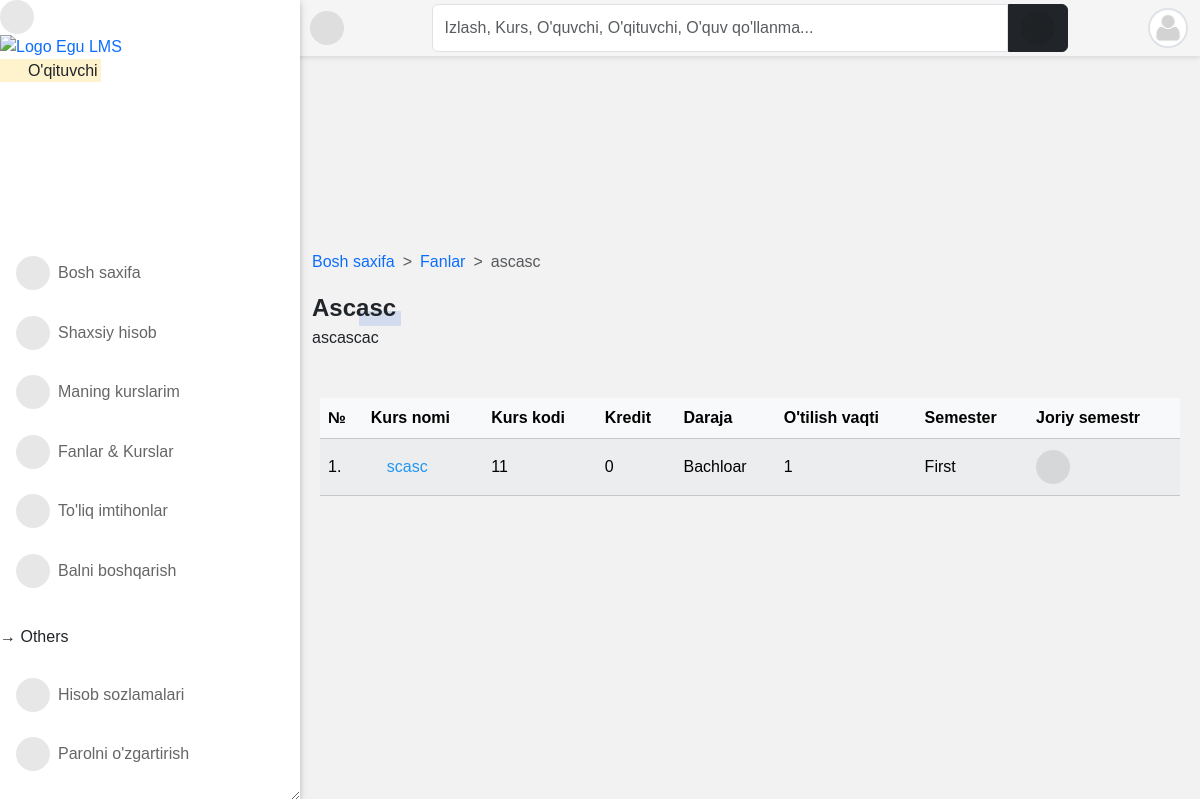
/programs/2/detail/ (signed in), run on an earlier commit of the app's database.
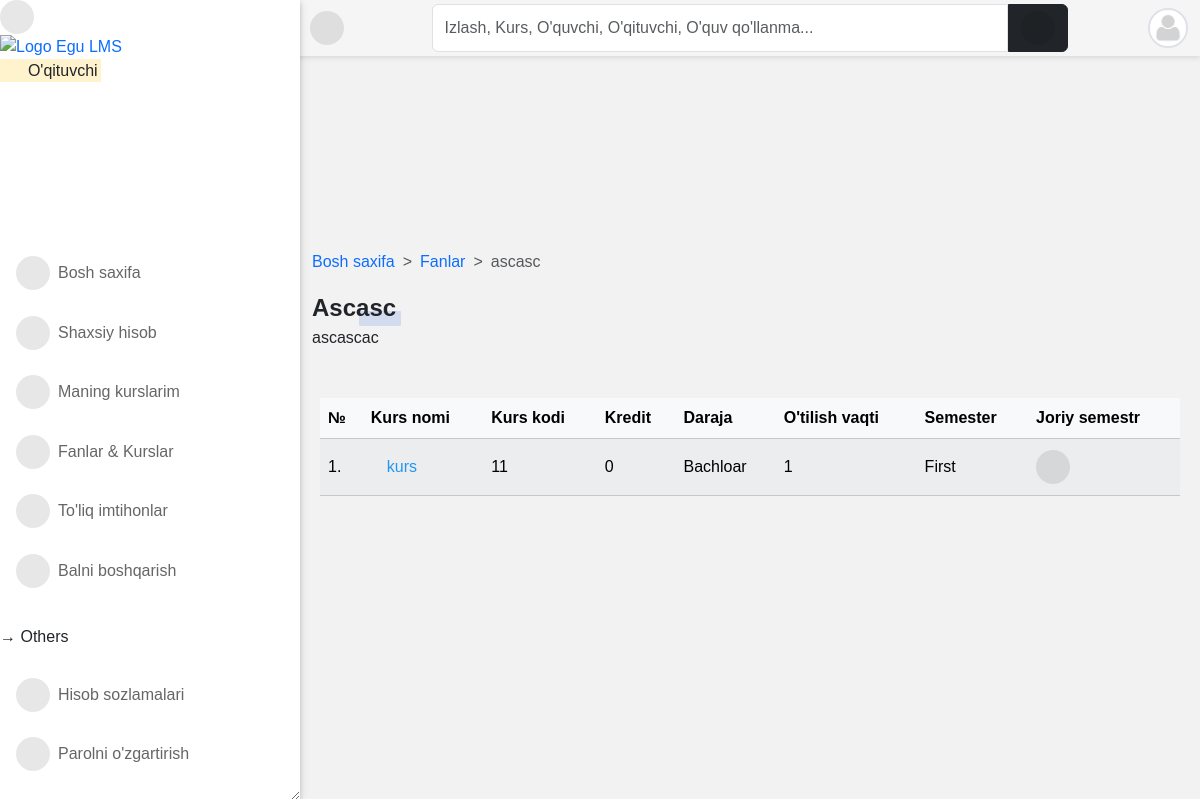
And on a later commit of the database.
### course/models.py (models this page shows, shortened)
class Course(models.Model):
    slug = models.SlugField(blank=True, unique=True)
    title = models.CharField(max_length=200, null=True)
    code = models.CharField(max_length=200, unique=True, null=True)
    credit = models.IntegerField(null=True, default=0)
    summary = models.TextField(max_length=200, blank=True, null=True)
    program = models.ForeignKey(Program, on_delete=models.CASCADE)
    level = models.CharField(max_length=25, choices=LEVEL, null=True)
    year = models.IntegerField(choices=YEARS, default=0)
    semester = models.CharField(choices=SEMESTER, max_length=200)
    is_elective = models.BooleanField(default=False, blank=True, null=True)
    objects = CourseManager()
    def get_absolute_url(self):
        return reverse("course_detail", kwargs={"slug": self.slug})
    @property
    def is_current_semester(self):
        from core.models import Semester
        current_semester = Semester.objects.get(is_current_semester=True)
        if self.semester == current_semester.semester:
            return True
        else:
            return False

### course/views.py (the view)
# urls.py: path("<int:pk>/detail/", program_detail, name="program_detail"),
@login_required
def program_detail(request, pk):
    program = Program.objects.get(pk=pk)
    courses = Course.objects.filter(program_id=pk).order_by("-year")
    credits = Course.objects.aggregate(Sum("credit"))
    paginator = Paginator(courses, 10)
    page = request.GET.get("page")
    courses = paginator.get_page(page)
    return render(
        request,
        "course/program_single.html",
        {
            "title": program.title,
            "program": program,
            "courses": courses,
            "credits": credits,
        },
    )

### accounts/models.py (called while the page is built)
    @property
    def get_user_role(self):
        if self.is_superuser:
            role = "Boshliq"
        elif self.is_student:
            role = "O'quvchi"
        elif self.is_lecturer:
            role = "O'qituvchi"
        elif self.is_parent:
            role = "Ota-ona"
        return role

### templates/course/program_single.html (shortened to what this page needs)
{% extends 'base.html' %}
{% load static %}
{% block content %}
<nav style="--bs-breadcrumb-divider: '>';" aria-label="breadcrumb">
    <ol class="breadcrumb">
        <li class="breadcrumb-item"><a href="/">Bosh saxifa</a></li>
        <li class="breadcrumb-item"><a href="{% url 'programs' %}">Fanlar</a></li>
        <li class="breadcrumb-item active" aria-current="page">{{ program.title }}</li>
    </ol>
</nav>
{% if program %}
<div class="title-1">{{ program.title }}</div>
{% if program.summary %}
<p>{{ program.summary }}</p>
{% endif %}
{% endif %}
<div class="table-responsive p-0 px-2 mt-5">
    <div class="table-shadow">
        <table class="table table-light table-striped">
            <thead>
                <tr>
                    <th>№</th>
                    <th> Kurs nomi </th>
                    <th> Kurs kodi </th>
                    <th> Kredit </th>
                    <th> Daraja </th>
                    <th> O'tilish vaqti </th>
                    <th> Semester </th>
                    <th> Joriy semestr </th>
                </tr>
            </thead>
            <tbody>
                {% for course in courses %}
                <tr>
                    <td>{{ forloop.counter }}.</td>
                    <td><a href="{{ course.get_absolute_url }}">
                            {{ course.title }}</a></td>
                    <td>{{ course.code }}</td>
                    <td>{{ course.credit }}</td>
                    <td>{{ course.level }}</td>
                    <td>{{ course.year }}</td>
                    <td>{{ course.semester }}</td>
                    <th>
                        {% if course.is_current_semester == False %}
                        <i class="fas fa-times-circle fa-1-5x danger"></i>
                        {% elif course.is_current_semester == True %}
                        <i class="fas fa-check-circle fa-1-5x"></i>
                        {% endif %}
                    </th>
                </tr>
                {% endfor %}
            </tbody>
        </table>
    </div>
</div>
{% endblock content %}

What changed in the data, as far as the page shows it:
changed Course "Bachloar": title "scasc" → "kurs"
